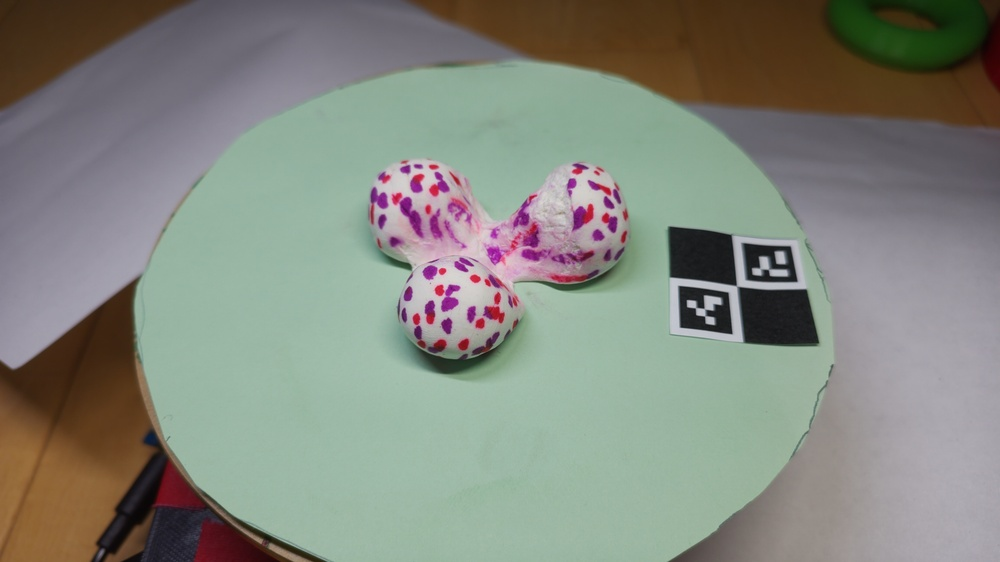
#> input picture captures_8-13_three_flat/capture_16.jpg, 1000 x 562 px, shrunk from 4608 x 2592 before the run; its folder holds 4 pictures in this run
$ python optimize_board.py
#> lines starting #> are read from the running program, lines starting #| are printed output that depends on the picture
import cv2
import numpy as np
import glob
import scipy.optimize as optimize

images = glob.glob("captures_8-13_three_flat/*.jpg")
dictionary = cv2.aruco.getPredefinedDictionary(cv2.aruco.DICT_4X4_50)
detector = cv2.aruco.ArucoDetector(dictionary, cv2.aruco.DetectorParameters())

K = np.array([[3601.38, 0, 2304.0], [0, 3601.38, 1296.0], [0, 0, 1]])
dist = np.array([-0.5823, 7.9646, 0.0, 0.0, -29.288])
s = 15.0

detections = []
for img_path in images:
    img = cv2.imread(img_path)
#> img is the input picture: shape (562, 1000, 3); mean B, G, R 126.4, 135.6, 131.7
    gray = cv2.cvtColor(img, cv2.COLOR_BGR2GRAY)
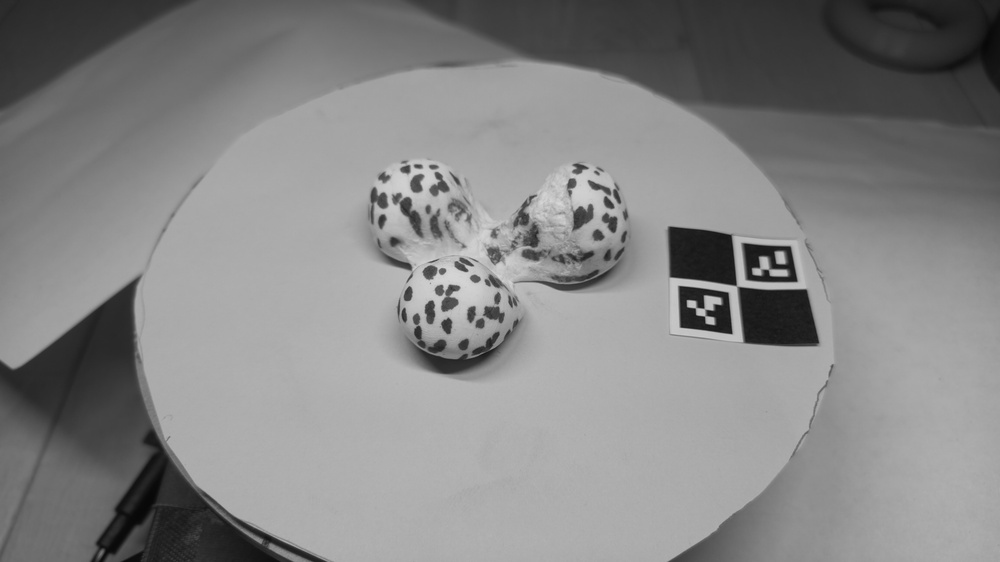
#> gray: shape (562, 1000); min 7, max 217, mean 133.4
    corners, ids, _ = detector.detectMarkers(gray)
#> corners = ([[680, 327], [678, 286], [727, 292], [732, 333]], [[746, 279], [741, 243], [790, 246], [797, 281]]); ids = [14, 20]
    if ids is not None:
        ids = ids.flatten()
        if 14 in ids and 20 in ids:
            c14 = corners[list(ids).index(14)][0]
#> c14 = [[680, 327], [678, 286], [727, 292], [732, 333]]
            c20 = corners[list(ids).index(20)][0]
#> c20 = [[746, 279], [741, 243], [790, 246], [797, 281]]
            detections.append((c14, c20))
#> pass 2 of the loop `for img_path in images:`:
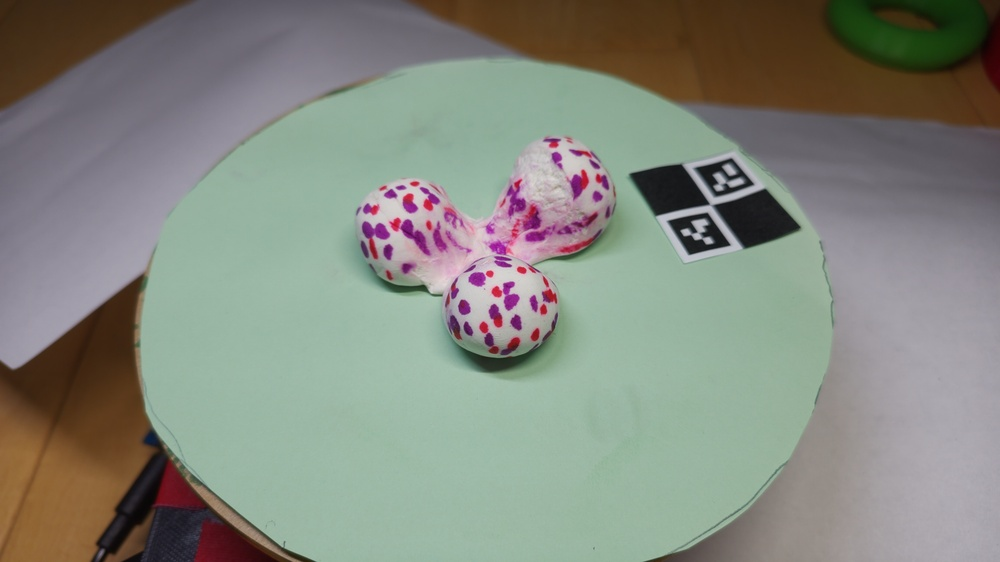
#> input picture captures_8-13_three_flat/capture_20.jpg, 1000 x 562 px, shrunk from 4608 x 2592 before the run
#> img is the input picture: shape (562, 1000, 3); mean B, G, R 126.8, 136.5, 132.3
#> `gray = cv2.cvtColor(img, cv2.COLOR_BGR2GRAY)`:
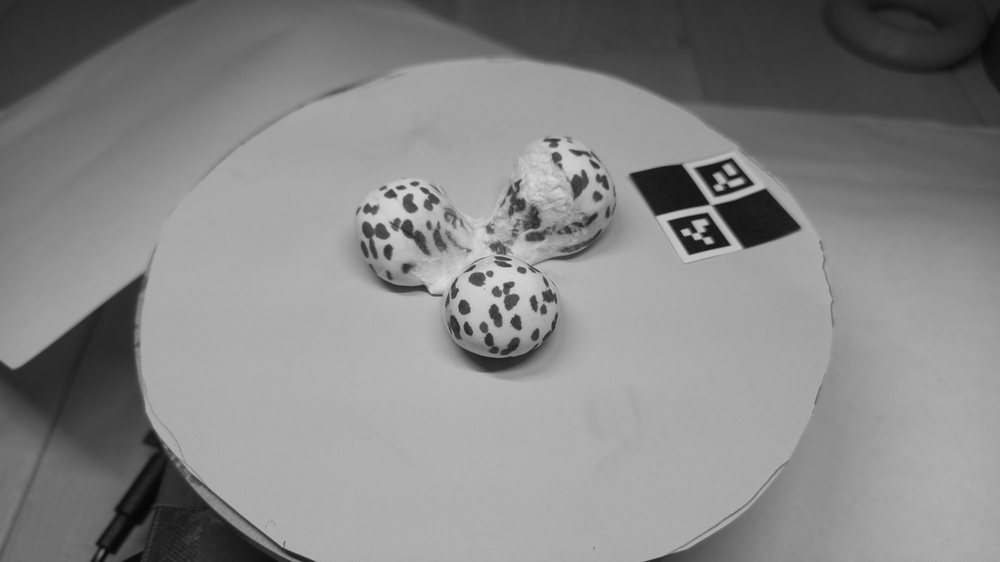
#> gray: shape (562, 1000); min 7, max 219, mean 134.1
#> corners = ([[688, 254], [667, 221], [708, 213], [730, 245]],); ids = [14]
#> pass 3 of the loop `for img_path in images:`:
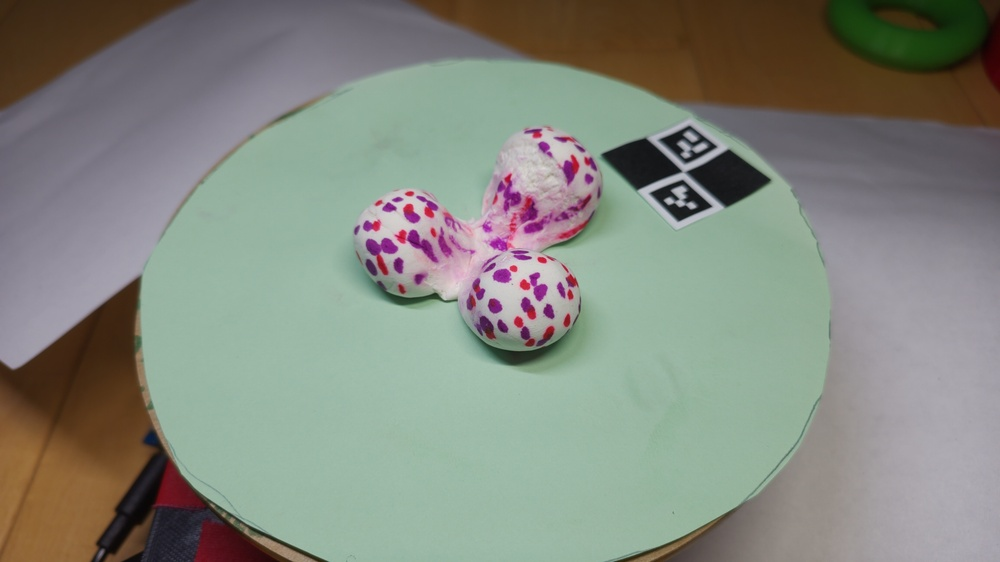
#> input picture captures_8-13_three_flat/capture_22.jpg, 1000 x 562 px, shrunk from 4608 x 2592 before the run
#> img is the input picture: shape (562, 1000, 3); mean B, G, R 126.8, 136.5, 131.8
#> `gray = cv2.cvtColor(img, cv2.COLOR_BGR2GRAY)`:
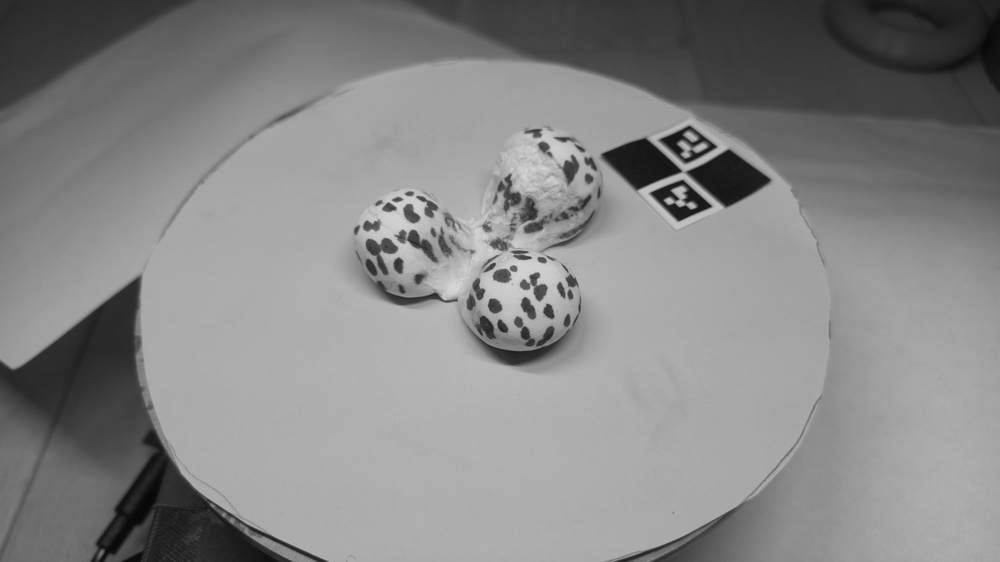
#> gray: shape (562, 1000); min 7, max 221, mean 134
#> corners = ([[677, 221], [649, 193], [683, 180], [712, 206]], [[684, 163], [658, 140], [691, 126], [717, 147]]); ids = [14, 20]
#> c14 = [[677, 221], [649, 193], [683, 180], [712, 206]]
#> c20 = [[684, 163], [658, 140], [691, 126], [717, 147]]
#> the loop made 4 passes; the first 3 are shown

print(f"Found {len(detections)} frames with both markers.")

def get_board(ox, oy):
    m14 = np.array([[0,0,0], [s,0,0], [s,s,0], [0,s,0]], dtype=np.float32)
    m20 = np.array([[ox,oy,0], [ox+s,oy,0], [ox+s,oy+s,0], [ox,oy+s,0]], dtype=np.float32)
    return np.vstack([m14, m20])

def cost_fn(params):
    ox, oy = params
    obj = get_board(ox, oy)
    errs = []
    for c14, c20 in detections:
        imgp = np.vstack([c14, c20]).astype(np.float32)
        ok, rvec, tvec = cv2.solvePnP(obj, imgp, K, dist)
        if not ok:
            return np.inf
        proj, _ = cv2.projectPoints(obj, rvec, tvec, K, dist)
        errs.extend((imgp.reshape(-1,2) - proj.reshape(-1,2)).flatten())
    return np.array(errs)

res = optimize.least_squares(cost_fn, [42.0, 20.0])
#> in cost_fn, `ox, oy = params`: ox = 42; oy = 20
#> in get_board, `m20 = np.array([[ox,oy,0], [ox+s,oy,0], [ox+s,oy+s,0], [ox,oy+s,0]], d..`: m20 = [[42, 20, 0], [57, 20, 0], [57, 35, 0], [42, 35, 0]]
#> in cost_fn, `obj = get_board(ox, oy)`: obj = [[0, 0, 0], [15, 0, 0], [15, 15, 0], [0, 15, 0], [42, 20, 0], [57, 20, 0], [57, 35, 0], [42, 35, 0]]
print(f"Optimized Offset: X={res.x[0]:.4f}, Y={res.x[1]:.4f}")
